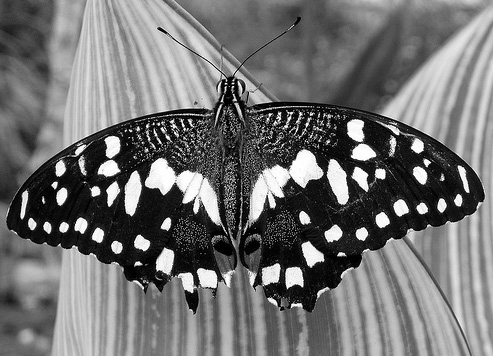
#> input picture Assignment1/TASK1/data/butterfly.jpg, 493 x 356 px
$ jupyter execute Task1.ipynb   (shell and % lines are left out)
#> lines starting #> are read from the running program, lines starting #| are printed output that depends on the picture
### Assignment1/TASK1/filters.py
#####TUWIEN - CV: Task1 - Scale-Invariant Blob Detection
#####*********+++++++++*******++++INSERT GROUP NO. HERE
from typing import Tuple
import numpy as np
import cv2


def create_log_kernel(size: int, sig: float) -> float:
    """
    Returns a rotationally symmetric Laplacian of Gaussian kernel
    with given 'size' and standard deviation 'sig'

    Parameters
    ----------
    size : int
        size of kernel (must be odd) (int)
    sig : int
        standard deviation (float)

    Returns
    --------
    float
        kernel: filter kernel (size x size) (float)

    """

    kernel = np.zeros((size, size), np.float64)
    halfsize = int(np.floor(size / 2))
    r = range(-halfsize, halfsize + 1, 1)
    for x in r:
        for y in r:
            hg = (np.power(np.float64(x), 2) + np.power(np.float64(y), 2)) / (2 * np.power(np.float64(sig), 2))
            kernel[x + halfsize, y + halfsize] = -((1.0 - hg) * np.exp(-hg)) / (np.pi * np.power(sig, 4))

    return kernel - np.mean(kernel)


def get_log_pyramid(img: np.ndarray, sigma: float, k: float, levels: int) -> Tuple[np.ndarray, np.ndarray]:
    """
    Return a LoG scale space of given image 'img' with depth 'levels'
    The filter parameter 'sigma' increases by factor 'k' per level
    HINT: np.multiply(..), cv2.filter2D(..)

    Parameters
    ----------
    img : np.ndarray
        input image (n x m x 1) (float)
    sigma : float
        initial standard deviation for filter kernel
    levels : int
        number of layers of pyramid

    Returns
    ---------
    np.ndarray
        scale_space : image pyramid (n x m x levels - float)
    np.ndarray
        all_sigmas : standard deviation used for every level (levels x 1 - float)
    """

    # student_code start

    if img.ndim == 3 and img.shape[2] == 1:
        img_2d = img[:, :, 0]
    else:
        img_2d = img

    h, w = img_2d.shape[:2]

    # (n x m x levels)
    scale_space = np.zeros((h, w, levels), dtype=np.float32)
    # sigmas used at each level
    all_sigmas = np.zeros(levels, dtype=np.float32)

    cur_sigma = sigma

    for i in range(levels):
        # filter size: 2 * floor(3*sigma) + 1   (covers [-3σ, 3σ])
        size = int(2 * np.floor(3 * cur_sigma) + 1)

        # 1) LoG kernel at current scale
        log_kernel = create_log_kernel(size, cur_sigma)

        # scale-normalize: multiply by σ²
        log_kernel = np.multiply(log_kernel, cur_sigma ** 2)

        # 2) convolve and take absolute response
        response = cv2.filter2D(
            img_2d.astype(np.float32),
            ddepth=-1,
            kernel=log_kernel,
            borderType=cv2.BORDER_REPLICATE,
        )

        scale_space[:, :, i] = np.abs(response)
        all_sigmas[i] = cur_sigma

        # 3) increase σ by factor k
        cur_sigma *= k

    # student_code end

    return scale_space, all_sigmas

### Assignment1/TASK1/utils.py
#####TUWIEN - CV: Task1 - Scale-Invariant Blob Detection
#####*********+++++++++*******++++INSERT GROUP NO. HERE
import matplotlib.pyplot as plt
import numpy as np


def show_plot(img: np.ndarray, group_no: str = None, name: str = None) -> None:
    """
    Plots the given image 'img', use additional arguments to
    save the image to folder "results" in your local directory with given name
    img: images to save

    Parameters
    ----------
    group_no: str
        your group number - string (optional)
    name: str
        filename (without extension) - string (optional)
    """

    fig = plt.figure()
    plt.imshow(img)
    plt.plot()

    if name is not None and group_no is not None:
        fig.suptitle(group_no)
        plt.savefig('results/' + name)


def show_blobs(img: np.ndarray, peaks: np.ndarray, all_sigmas: np.ndarray, group_no: str = None, name: str = None) -> None:
    """
    Plots 'img' with circles at locations given with 'peaks' and radius based on level where maximum of the peak, can be
    obtained using 'all_sigmas' and the equation in the assignment description to calculate the radii per peak location.
    Use additional arguments to save the image to folder "results" in your local directory with given 'name'
    HINT: np.take(..)

    Parameters
    ----------
    img : np.ndarray
        input image (n x m x 1 - float)
    peaks : np.ndarray
        matrix with peak coordinates (row, column, level) [number_of_maxima x 3]
    all_sigmas : np.ndarray
        list of sigma values per level (num_levels x 1 - float)
    group_no : str
        your group number - string (optional)
    name : str
        filename (without extension) - string (optional)
    """

    # student_code start

    level_indices = peaks[:, 2].astype(int)
    sigmas_for_peaks = np.take(all_sigmas, level_indices)
    radi = np.sqrt(2) * sigmas_for_peaks

    # student_code end

    # do not change from here
    fig, ax = plt.subplots(1)
    ax.set_aspect('equal')
    ax.imshow(img, cmap="gray")

    for i in range(len(peaks)):
        circ = plt.Circle((peaks[i, 1], peaks[i, 0]), radi[i], color='r', fill=False)
        ax.add_patch(circ)

    fig.suptitle("blobs: " + str(len(peaks)))

    if name is not None and group_no is not None:
        fig.suptitle(group_no + ", blobs: " + str(len(peaks)))
        plt.savefig('results/' + name)

    # Show the image
    plt.show()

### Assignment1/TASK1/Task1.ipynb
## TASK 1 - Blob detection
Group Number: 14

### 1. Data import and preparation

Read an input image from your local directory as grayscale and normalize the values between 0 and 1.

[cell 1]
from skimage.feature import peak_local_max
import matplotlib.pyplot as plt
import numpy as np
import filters
import utils
import cv2

# Adjust size of image plot here
plt.rcParams['figure.figsize'] = [8, 5]
plt.rcParams['figure.dpi'] = 150

[cell 2]
#student_code start

img = cv2.imread("data/butterfly.jpg", cv2.IMREAD_GRAYSCALE)
#> img is the input picture: shape (356, 493); min 0, max 255, mean 113.4
img = img.astype(np.float32) / 255.0

#student_code end

### 2. Scale Space Creation

Generate the image pyramid using ***get_log_pyramid(..)*** in _filters.py_. Check your results with ***utils.show_plot(..)***

***Submission:*** Save the *third level* of the image scale space of the butterfly as **task1_filtered.png** using ***utils.show_plot(..)***.

[cell 3]
sigma = 2
k = 1.3
levels = 10

#student_code start

scale_space, all_sigmas = filters.get_log_pyramid(img, sigma, k, levels)
#> after the loop in get_log_pyramid, `for i in range(levels):`: all_sigmas = [2, 2.6, 3.38, 4.39, 5.71, 7.43, 9.65, 12.55, 16.31, 21.21]; cur_sigma = 27.57
utils.show_plot(scale_space[:,:,2], "14", "task1_filtered")
#> in show_plot, `plt.savefig('results/' + name)`:
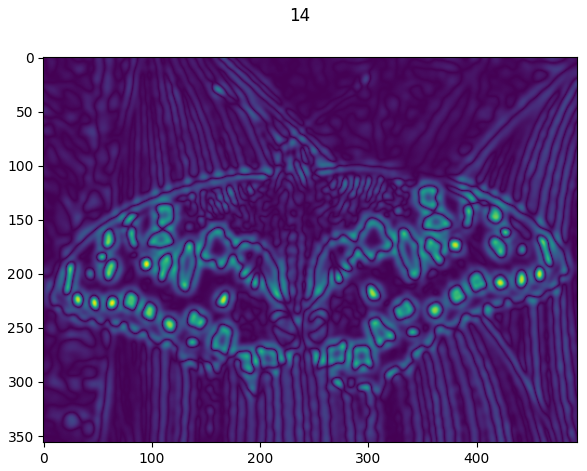
#> figure drawn by matplotlib, 1 panel

#student_code end

### 2. Blob detection

Perform the first step of the non-maximum suppression by setting the values in the scale space below a certain threshold to zero. Then, look for maxima in a defined local neighbourhood, in this case: the 26-connection. ***skimage.feature.peak_local_max(..)*** is useful to obtain local maxima. Complete method ***utils.show_blobs(..)*** and plot the blobs.

***Submission:*** Save the image including the blobs as **task1_blobs_full.png** (threshold around 0.3).

[cell 4]
thres = 0.3

#student_code start

from skimage.feature import peak_local_max

scale_space_thr = scale_space.copy()

scale_space_thr[scale_space_thr < thres] = 0

# find local maxima in 3D (row, col, level)
foot = np.ones((3, 3, 3), dtype=bool)
peaks = peak_local_max(
    scale_space_thr,
    footprint=foot,
    threshold_abs=thres,
    exclude_border=False
)
#> peaks = 196 rows, first 8: [191, 95, 2], [235, 98, 3], [227, 63, 2], [208, 422, 3], [234, 361, 3], [243, 141, 4], [207, 400, 4], [220, 382, 4]

utils.show_blobs(img, peaks, all_sigmas, "14", name="task1_blobs_full")
#> in show_blobs, `level_indices = peaks[:, 2].astype(int)`: level_indices = 196 values, max 7 at index 64, min 0 at index 19, mean 1.82
#> in show_blobs, `sigmas_for_peaks = np.take(all_sigmas, level_indices)`: sigmas_for_peaks = 196 values, max 12.55 at index 64, min 2 at index 19, mean 3.63
#> in show_blobs, `radi = np.sqrt(2) * sigmas_for_peaks`: radi = 196 values, max 17.75 at index 64, min 2.83 at index 19, mean 5.14

#student_code end

### 3. Evaluation

Apply the process to a half-sized version of the input image. Plot your results as well with ***utils.show_blobs(..)***.

_***HINT:***_
_cv2.resize(..)_

***Submission:*** Save the result as **task1_blobs_half.png**.

[cell 5]
#student_code start

img_half = cv2.resize(img, None, fx=0.5, fy=0.5, interpolation=cv2.INTER_AREA)
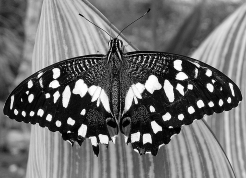
#> img_half: shape (178, 246) float32; min 0.00098, max 0.999, mean 0.444

scale_space_half, all_sigmas_half = filters.get_log_pyramid(img_half, sigma, k, levels)
#> the loop in get_log_pyramid (call 2), `for i in range(levels):` made 10 passes
#> pass 1, in get_log_pyramid (call 2), `response = cv2.filter2D( img_2d.astype(np.float32), ddepth=-1, kernel=..`:
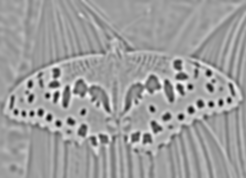
#> response: shape (178, 246) float32; min -0.6, max 0.367, mean 0.000188; drawn with min black and max white
#> pass 3, in get_log_pyramid (call 2), `response = cv2.filter2D( img_2d.astype(np.float32), ddepth=-1, kernel=..`:
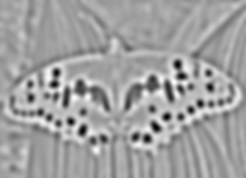
#> response: shape (178, 246) float32; min -0.57, max 0.334, mean 0.00058; drawn with min black and max white
#> after the loop in get_log_pyramid (call 2), `for i in range(levels):`: cur_sigma = 27.57
#> all_sigmas_half has the same summary as all_sigmas in get_log_pyramid

scale_space_thr_half = scale_space_half.copy()
scale_space_thr_half[scale_space_thr_half < thres] = 0

# Blob detection
peaks_half = peak_local_max(scale_space_thr_half, footprint=np.ones((3, 3, 3), dtype=bool), threshold_abs=thres, exclude_border=False)
#> peaks_half = 84 rows, first 8: [110, 191, 1], [104, 211, 0], [103, 200, 1], [121, 70, 1], [123, 58, 0], [95, 47, 0], [112, 40, 1], [117, 49, 0]

# Plot and save result
utils.show_blobs(img_half, peaks_half, all_sigmas_half, group_no="14", name="task1_blobs_half")
#> call 2 of show_blobs, with peaks = array of shape (84, 3), all_sigmas = array of shape (10,), group_no = '14', name = 'task1_blobs_half'
#> in show_blobs (call 2), `level_indices = peaks[:, 2].astype(int)`: level_indices = 84 values, max 4 at index 33, min 0 at index 1, mean 0.881
#> in show_blobs (call 2), `sigmas_for_peaks = np.take(all_sigmas, level_indices)`: sigmas_for_peaks = 84 values, max 5.71 at index 33, min 2 at index 1, mean 2.64
#> in show_blobs (call 2), `radi = np.sqrt(2) * sigmas_for_peaks`: radi = 84 values, max 8.08 at index 33, min 2.83 at index 1, mean 3.73
#> the loop in show_blobs (call 2), `for i in range(len(peaks)):` made 84 passes
#> in show_blobs (call 2), `plt.savefig('results/' + name)`:
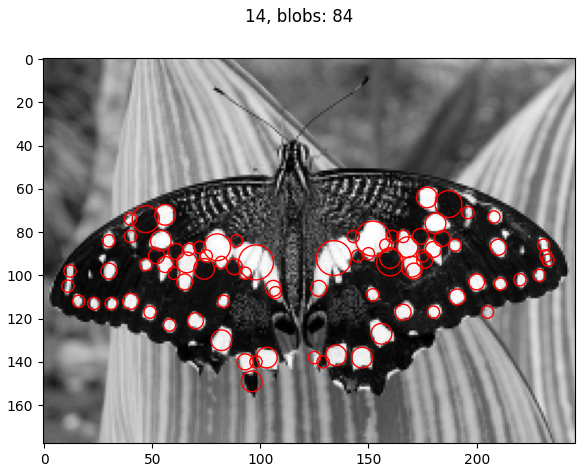
#> figure drawn by matplotlib, 1 panel

#student_code end

***
#### Taking a close look at the detected blobs on different image scales, is the method able to find blobs in a scale-invariant way? What could be reasons for observed errors or inaccurately detected blobs?

Yes, the method is mostly scale-invariant, it can detect blobs of different sizes for different image scales. However, some blobs may be inaccurately detected because of limited scale levels, threshold choice, noise, edge responses, or image resizing effects.

#### 3.1 LoG Response

Pick a detected keypoint and plot the response of the LoG for all scales in both image versions. The outcome should be a 2D plot where the x-axis represents the scale of the filter and the y-axis the filter response at the selected keypoint position.

_***HINT:***_
_plt.plot(..)_

[cell 6]
#student_code start

# Pick keypoint and get LoG responses across all scales from full-size image
keypoint = peaks[0]
#> keypoint = [191, 95, 2]
row, col, _ = keypoint
#> row = 191; col = 95
responses_full = scale_space[row, col, :]
#> responses_full = [0.255, 0.481, 0.614, 0.558, 0.384, 0.19, 0.0777, 0.00189, 0.0506, 0.0434]
scales_full = all_sigmas
#> scales_full has the same summary as all_sigmas in get_log_pyramid

# Same for Half-size image
keypoint_half = peaks_half[0]
#> keypoint_half = [110, 191, 1]
row_h, col_h, _ = keypoint_half
#> row_h = 110; col_h = 191
responses_half = scale_space_half[row_h, col_h, :]
#> responses_half = [0.544, 0.6, 0.494, 0.3, 0.137, 0.0314, 0.0398, 0.0721, 0.0863, 0.107]
scales_half = all_sigmas_half
#> scales_half has the same summary as all_sigmas in get_log_pyramid

# Plot
plt.figure(figsize=(8, 5))
plt.plot(scales_full, responses_full, marker='o', label='Full size image')
plt.plot(scales_half, responses_half, marker='x', label='Half size image')

plt.xlabel('Scale')
plt.ylabel('LoG response at keypoint')
plt.legend()
plt.grid(True)
plt.show()
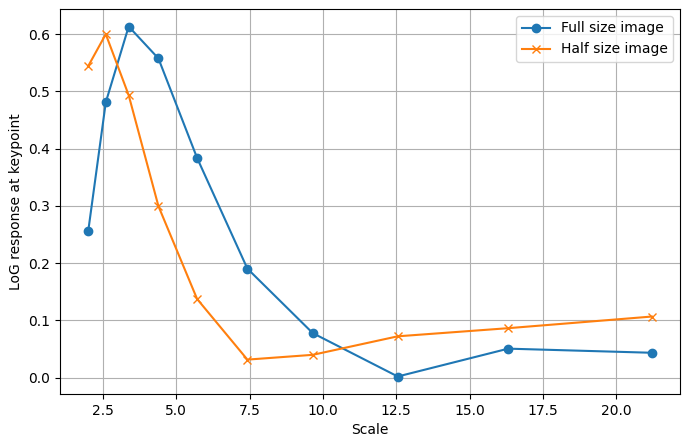
#> figure drawn by matplotlib, 1 panel; curve peaks at x = 3.38, y = 0.614; curve peaks at x = 2.6, y = 0.6

#student_code end

***
#### Describe and explain the difference between the two LoG response curves.

In the full-size image, blobs are physically larger, so the peak of the LoG response appears at larger scales than the peak of the half-sized image where the blobs are smaller. So the full-size image matches blobs at larger scales better and the half-size image at smaller scales, indicating, that the method adapts to blob size and is scale-invariant.

#### 3.2 Own Image

Import an image of your choice and apply the process once again.

***Submission:*** Save the image including blobs with ***utils.show_blobs(..)*** as: **task1_blobs_own.png**

[cell 7]
#student_code start
sigma = 10
k = 1.1
levels = 10
thres = 0.4

img_own = cv2.imread("data/spiders.jpg", cv2.IMREAD_GRAYSCALE)
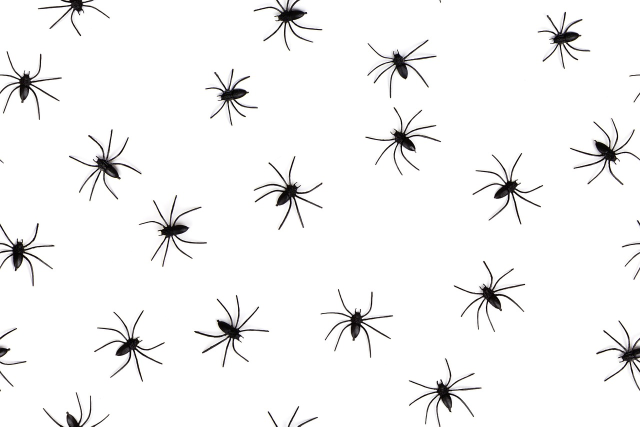
#> input picture Assignment1/TASK1/data/spiders.jpg, 1280 x 853 px (shown at 1/2 size)
#> img_own: shape (853, 1280); min 0, max 255, mean 245.4
img_own = img_own.astype(np.float32) / 255.0

scale_space_own, all_sigmas_own = filters.get_log_pyramid(img_own, sigma, k, levels)
#> the loop in get_log_pyramid (call 3), `for i in range(levels):` made 10 passes
#> pass 1, in get_log_pyramid (call 3), `response = cv2.filter2D( img_2d.astype(np.float32), ddepth=-1, kernel=..`:
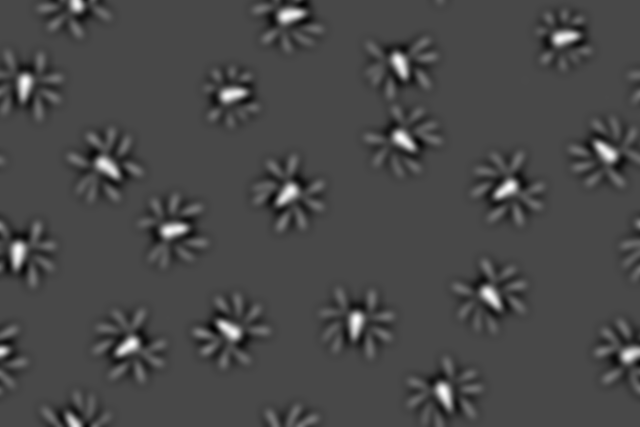
#> response: shape (853, 1280) float32 (shown at 1/2 size); min -0.179, max 0.448, mean -2.89e-05; drawn with min black and max white
#> pass 3, in get_log_pyramid (call 3), `response = cv2.filter2D( img_2d.astype(np.float32), ddepth=-1, kernel=..`:
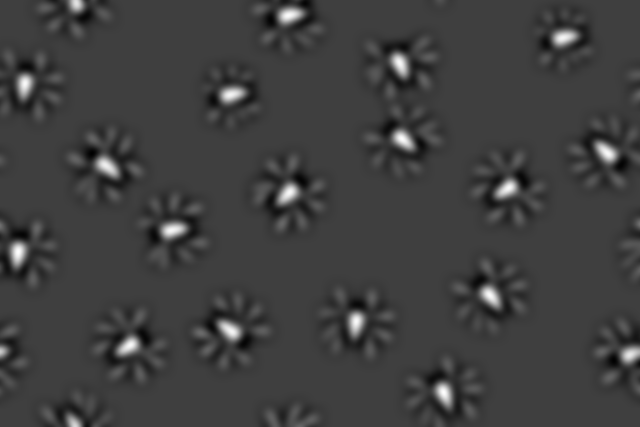
#> response: shape (853, 1280) float32 (shown at 1/2 size); min -0.162, max 0.489, mean -4.09e-05; drawn with min black and max white
#> after the loop in get_log_pyramid (call 3), `for i in range(levels):`: all_sigmas = [10, 11, 12.1, 13.31, 14.64, 16.11, 17.72, 19.49, 21.44, 23.58]; cur_sigma = 25.94
#> all_sigmas_own has the same summary as all_sigmas in get_log_pyramid
scale_space_own_thr = scale_space_own.copy()

scale_space_own_thr[scale_space_own_thr < thres] = 0

peaks_own = peak_local_max(
    scale_space_own_thr,
    footprint=np.ones((3, 3, 3), dtype=bool),
    threshold_abs=thres,
    exclude_border=False
)
#> peaks_own = 19 rows, first 8: [505, 36, 4], [30, 578, 4], [785, 887, 3], [278, 804, 3], [305, 1214, 4], [386, 577, 4], [460, 344, 4], [661, 461, 4]

utils.show_blobs(img_own, peaks_own, all_sigmas_own, "14", name="task1_blobs_own")
#> call 3 of show_blobs, with peaks = array of shape (19, 3), all_sigmas = array of shape (10,), group_no = '14', name = 'task1_blobs_own'
#> in show_blobs (call 3), `level_indices = peaks[:, 2].astype(int)`: level_indices = 19 values, max 4 at index 0, min 2 at index 18, mean 3.47
#> in show_blobs (call 3), `sigmas_for_peaks = np.take(all_sigmas, level_indices)`: sigmas_for_peaks = 19 values, max 14.64 at index 0, min 12.1 at index 18, mean 13.95
#> in show_blobs (call 3), `radi = np.sqrt(2) * sigmas_for_peaks`: radi = 19 values, max 20.71 at index 0, min 17.11 at index 18, mean 19.72
#> the loop in show_blobs (call 3), `for i in range(len(peaks)):` made 19 passes
#> in show_blobs (call 3), `plt.savefig('results/' + name)`:
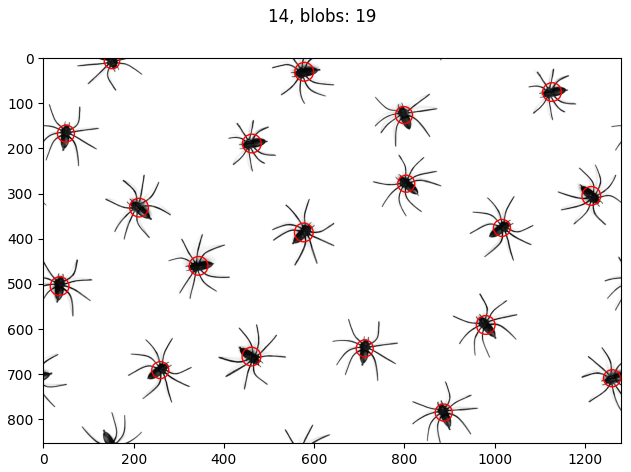
#> figure drawn by matplotlib, 1 panel
#student_code end
